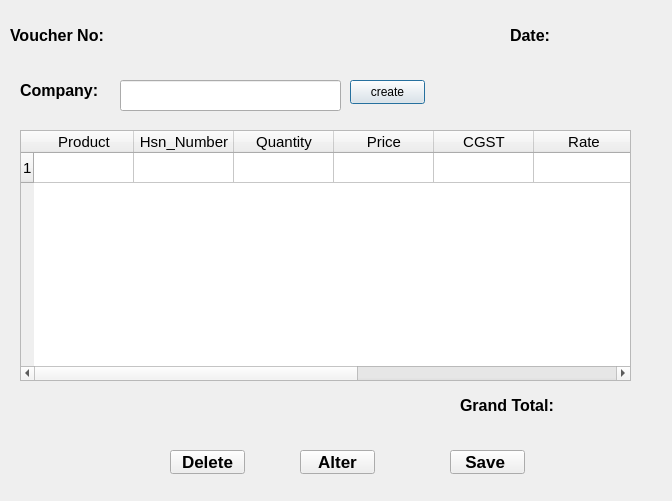
<?xml version="1.0" encoding="UTF-8"?>
<ui version="4.0">
 <class>Purchase_Voucher</class>
 <widget class="QDialog" name="Purchase_Voucher">
  <property name="geometry">
   <rect>
    <x>0</x>
    <y>0</y>
    <width>672</width>
    <height>501</height>
   </rect>
  </property>
  <property name="windowTitle">
   <string>Dialog</string>
  </property>
  <property name="styleSheet">
   <string notr="true"/>
  </property>
  <widget class="QLabel" name="label">
   <property name="geometry">
    <rect>
     <x>10</x>
     <y>20</y>
     <width>111</width>
     <height>31</height>
    </rect>
   </property>
   <property name="font">
    <font>
     <pointsize>12</pointsize>
     <bold>true</bold>
    </font>
   </property>
   <property name="text">
    <string>Voucher No:</string>
   </property>
  </widget>
  <widget class="QLabel" name="voucher">
   <property name="geometry">
    <rect>
     <x>120</x>
     <y>25</y>
     <width>49</width>
     <height>21</height>
    </rect>
   </property>
   <property name="font">
    <font>
     <pointsize>12</pointsize>
    </font>
   </property>
   <property name="text">
    <string/>
   </property>
  </widget>
  <widget class="QLabel" name="label_2">
   <property name="geometry">
    <rect>
     <x>510</x>
     <y>20</y>
     <width>61</width>
     <height>31</height>
    </rect>
   </property>
   <property name="font">
    <font>
     <pointsize>12</pointsize>
     <bold>true</bold>
    </font>
   </property>
   <property name="text">
    <string>Date:</string>
   </property>
  </widget>
  <widget class="QLabel" name="date">
   <property name="geometry">
    <rect>
     <x>560</x>
     <y>20</y>
     <width>101</width>
     <height>31</height>
    </rect>
   </property>
   <property name="text">
    <string/>
   </property>
  </widget>
  <widget class="QTableWidget" name="tableWidget">
   <property name="geometry">
    <rect>
     <x>20</x>
     <y>130</y>
     <width>611</width>
     <height>251</height>
    </rect>
   </property>
   <property name="font">
    <font>
     <pointsize>11</pointsize>
    </font>
   </property>
   <row>
    <property name="text">
     <string>1</string>
    </property>
   </row>
   <column>
    <property name="text">
     <string>Product</string>
    </property>
   </column>
   <column>
    <property name="text">
     <string>Hsn_Number</string>
    </property>
   </column>
   <column>
    <property name="text">
     <string>Quantity</string>
    </property>
   </column>
   <column>
    <property name="text">
     <string>Price</string>
    </property>
   </column>
   <column>
    <property name="text">
     <string>CGST</string>
    </property>
   </column>
   <column>
    <property name="text">
     <string>Rate</string>
    </property>
   </column>
   <column>
    <property name="text">
     <string>SGST</string>
    </property>
   </column>
   <column>
    <property name="text">
     <string>Rate</string>
    </property>
   </column>
   <column>
    <property name="text">
     <string>Total</string>
    </property>
   </column>
   <item row="0" column="0">
    <property name="text">
     <string/>
    </property>
   </item>
   <item row="0" column="1">
    <property name="text">
     <string/>
    </property>
   </item>
   <item row="0" column="2">
    <property name="text">
     <string/>
    </property>
   </item>
   <item row="0" column="3">
    <property name="text">
     <string/>
    </property>
   </item>
  </widget>
  <widget class="QLabel" name="label_3">
   <property name="geometry">
    <rect>
     <x>20</x>
     <y>80</y>
     <width>91</width>
     <height>21</height>
    </rect>
   </property>
   <property name="font">
    <font>
     <pointsize>12</pointsize>
     <bold>true</bold>
    </font>
   </property>
   <property name="text">
    <string>Company:</string>
   </property>
  </widget>
  <widget class="QLineEdit" name="lineEdit_company">
   <property name="geometry">
    <rect>
     <x>120</x>
     <y>80</y>
     <width>221</width>
     <height>31</height>
    </rect>
   </property>
  </widget>
  <widget class="QPushButton" name="pushButton_create">
   <property name="geometry">
    <rect>
     <x>350</x>
     <y>80</y>
     <width>75</width>
     <height>24</height>
    </rect>
   </property>
   <property name="text">
    <string>create</string>
   </property>
  </widget>
  <widget class="QPushButton" name="pushButton_save_voucher">
   <property name="geometry">
    <rect>
     <x>450</x>
     <y>450</y>
     <width>75</width>
     <height>24</height>
    </rect>
   </property>
   <property name="font">
    <font>
     <pointsize>13</pointsize>
     <bold>true</bold>
    </font>
   </property>
   <property name="text">
    <string>Save </string>
   </property>
  </widget>
  <widget class="QLabel" name="label_4">
   <property name="geometry">
    <rect>
     <x>460</x>
     <y>390</y>
     <width>101</width>
     <height>31</height>
    </rect>
   </property>
   <property name="font">
    <font>
     <pointsize>12</pointsize>
     <bold>true</bold>
    </font>
   </property>
   <property name="text">
    <string>Grand Total:</string>
   </property>
  </widget>
  <widget class="QLabel" name="total">
   <property name="geometry">
    <rect>
     <x>570</x>
     <y>390</y>
     <width>61</width>
     <height>31</height>
    </rect>
   </property>
   <property name="font">
    <font>
     <pointsize>13</pointsize>
     <bold>true</bold>
    </font>
   </property>
   <property name="text">
    <string/>
   </property>
  </widget>
  <widget class="QPushButton" name="pushButton_alter">
   <property name="geometry">
    <rect>
     <x>300</x>
     <y>450</y>
     <width>75</width>
     <height>24</height>
    </rect>
   </property>
   <property name="font">
    <font>
     <pointsize>13</pointsize>
     <bold>true</bold>
    </font>
   </property>
   <property name="text">
    <string>Alter</string>
   </property>
  </widget>
  <widget class="QPushButton" name="pushButton_2">
   <property name="geometry">
    <rect>
     <x>170</x>
     <y>450</y>
     <width>75</width>
     <height>24</height>
    </rect>
   </property>
   <property name="font">
    <font>
     <pointsize>13</pointsize>
     <bold>true</bold>
    </font>
   </property>
   <property name="text">
    <string>Delete</string>
   </property>
  </widget>
 </widget>
 <resources/>
 <connections/>
</ui>
